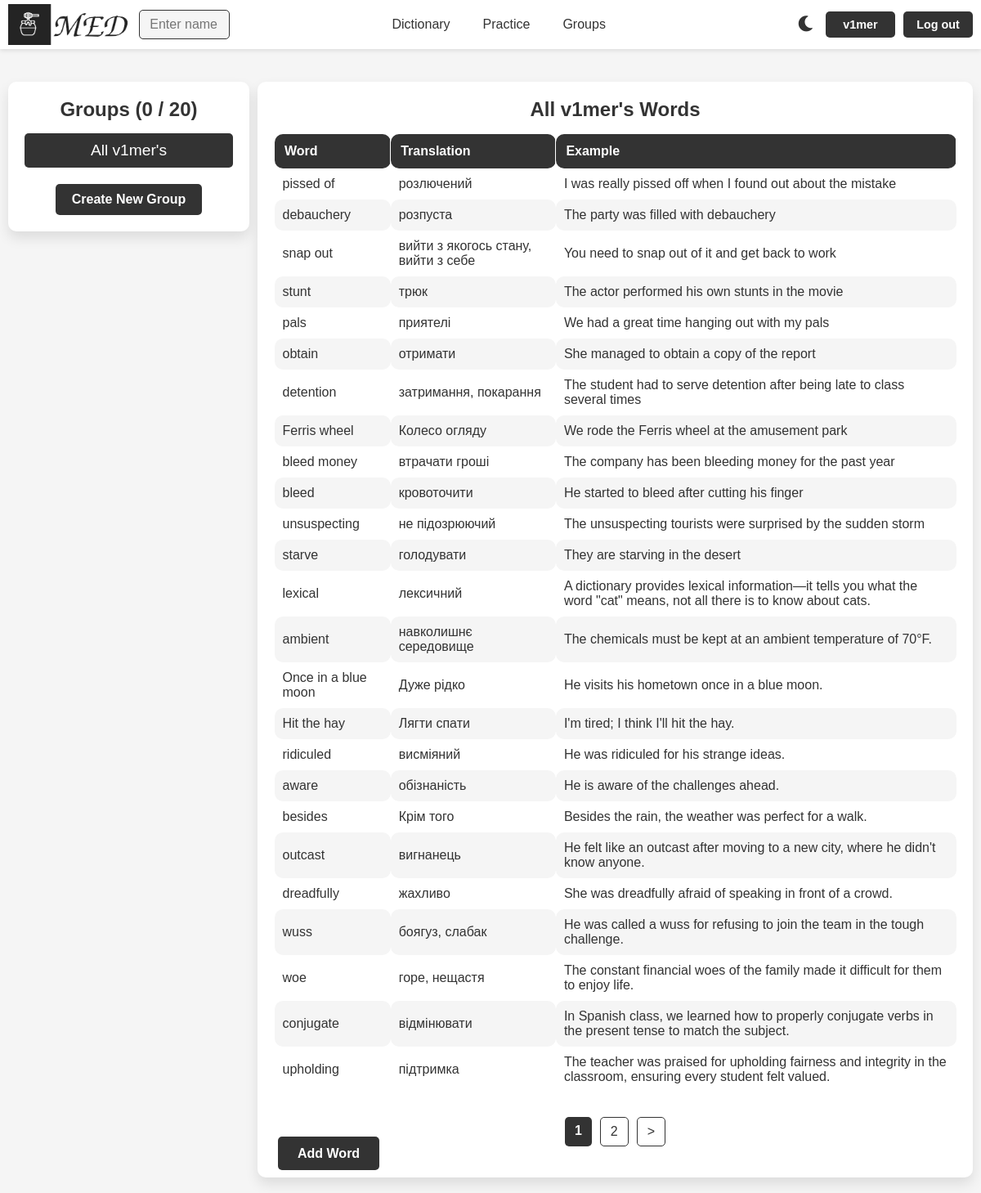
The page /groups/11/ (signed in) on the database as committed earlier.
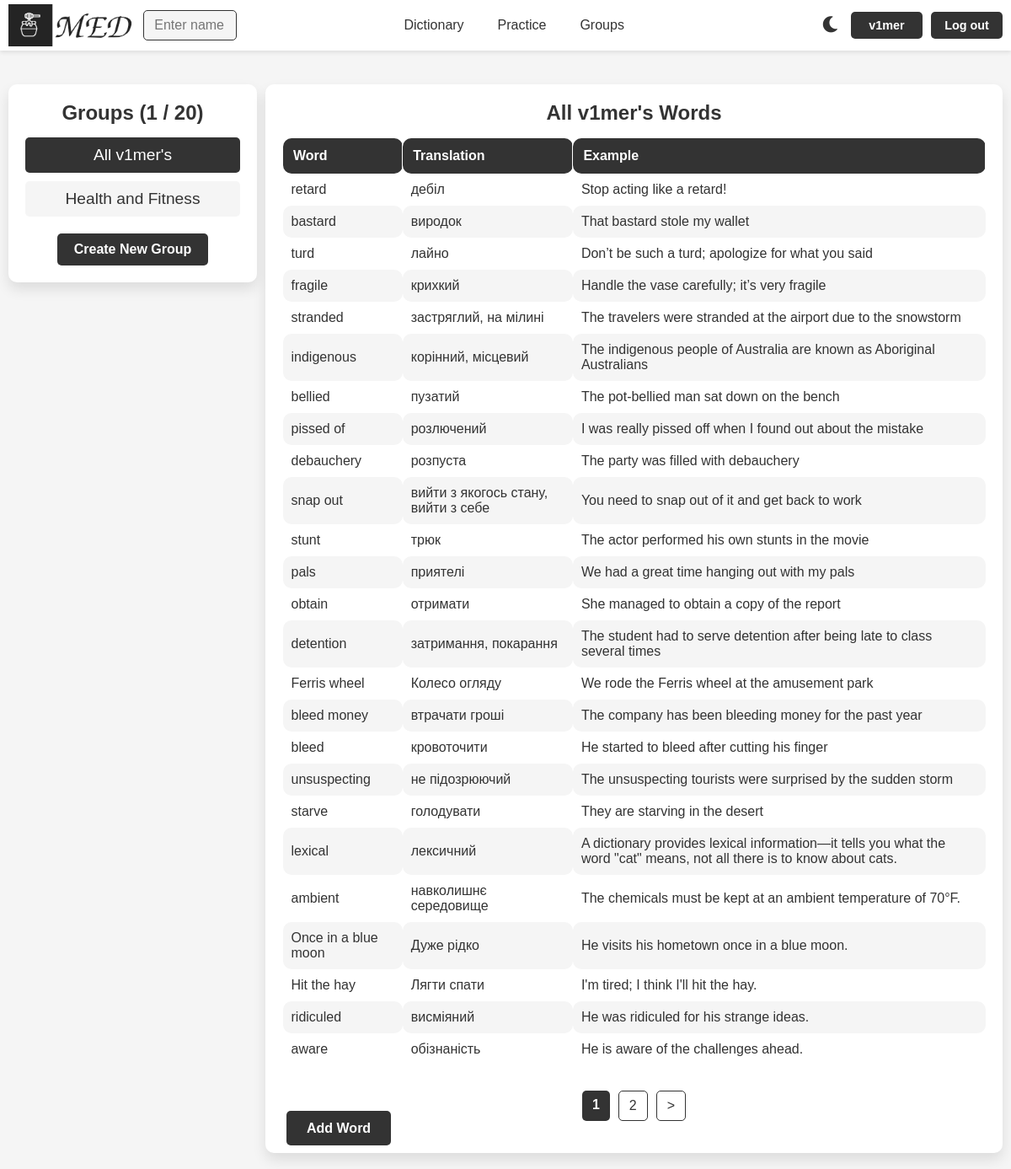
The same page on the database as committed later.
### med/models.py (models this page shows, shortened)
class WordGroup(models.Model):
    name = models.CharField(max_length=100)
    words = models.ManyToManyField(Word, blank=True)
    user = models.ForeignKey(User, on_delete=models.CASCADE)
    is_main = models.BooleanField(verbose_name='main', default=False)
    uses_users = models.ManyToManyField(User, blank=True, related_name='uses_of_group')
    class Meta:
        ordering = ['name']
        indexes = [
            models.Index(fields=['name'])
        ]

class Word(models.Model):
    TYPE_CHOICES = [
        ('noun', 'Noun'),
        ('verb', 'Verb'),
        ('adjective', 'Adjective'),
        ('adverb', 'Adverb'),
        ('pronoun', 'Pronoun'),
        ('phrasal verb', 'Phrasal verb'),
        ('other', 'Other')
    ]
    word = models.CharField(max_length=100)
    translation = models.CharField(max_length=100)
    example = models.TextField(blank=True)
    time_create = models.DateTimeField(auto_now_add=True)
    time_update = models.DateTimeField(auto_now=True)
    user = models.ForeignKey(User, on_delete=models.CASCADE)
    is_favourite = models.BooleanField(default=False)
    word_type = models.CharField(max_length=20, choices=TYPE_CHOICES, default='other')
    class Meta:
        ordering = ['-time_create', 'word']
        indexes = [
            models.Index(fields=['-time_create'])
        ]

### med/views.py (the view, shortened to what this page needs)
# urls.py: path('groups/<int:group_id>/', views.GroupWordsView.as_view(), name='group_words'),
class GroupWordsView(BaseGroupView):
    model = Word
    context_object_name = 'words'
    paginate_by = 25
    def dispatch(self, request, *args, **kwargs):
        group_id = self.kwargs.get('group_id')
        group = get_object_or_404(WordGroup, id=group_id)
        if request.user != group.user and request.user not in group.uses_users.all():
            return HttpResponseRedirect(reverse('groups'))
        return super().dispatch(request, *args, **kwargs)
    def get_context_data(self, **kwargs):
        context = self.get_common_context(**kwargs)
        group_id = self.kwargs.get('group_id')
        group = get_object_or_404(WordGroup, id=group_id)
        is_my_group = group.user == self.request.user
        context.update({
            'is_my_group': is_my_group,
            'is_uses': not is_my_group and group.uses_users.filter(id=self.request.user.id).exists(),
            'title': "Groups",
            'title1': f"{group.name} Words ({group.user.username})" if not is_my_group else f"{group.name} Words",
            'is_main': group.is_main,
            'group_id': group_id,
            'is_group': True,
            'words_f_g': True,
        })
        return context
    def get_queryset(self):
        group_id = self.kwargs.get('group_id')
        group = get_object_or_404(WordGroup, id=group_id)
        return group.words.all()

### med/views.py (called while the page is built)
    def get_common_context(self, **kwargs):
        context = super().get_context_data(**kwargs)
        context['groups'] = WordGroup.objects.filter(user=self.request.user).order_by('-is_main', 'name')
        context['used_groups'] = WordGroup.objects.filter(uses_users=self.request.user)
        context['len_groups'] = max(context['groups'].count() + context['used_groups'].count() - 1, 0)
        context['max_group_count'] = MAX_GROUP_COUNT if self.request.user.username != 'grouper' else 100
        return context

### med/templates/med/groups.html (shortened to what this page needs)
{% extends "base.html" %}
{% load static %}
{% block content %}
<div class="group-container">
    <div class="group-list">
        <h2>{{ title }} ({{ len_groups }} / {{ max_group_count }}) </h2>
        <div class="group-blocks">
            {% for group in groups %}
            {% if group.id == group_id %}
                <div class="group-block group-block-selected">
                    <p>{{ group.name }}</p>
                </div>
            {% else %}
                <a href="{% url 'group_words' group.id %}">
                    <div class="group-block">
                        <p>{{ group.name }}</p>
                    </div>
                </a>
            {% endif %}
            {% endfor %}
            {% for group in used_groups %}
            {% if group.id == group_id %}
                <div class="group-block group-block-selected">
                    <p>{{ group.name }}</p>
                </div>
            {% else %}
                <a href="{% url 'group_words' group.id %}">
                    <div class="group-block">
                        <p>{{ group.name }}</p>
                    </div>
                </a>
            {% endif %}
            {% endfor %}
        </div>
        {% if len_groups < max_group_count %}
            <a href="{% url 'create_group' %}" class="buttons">Create New Group</a>
        {% endif %}
    </div>
    <div class="word-list-container">
        <h2>{{ title1 }}</h2>
        {% if is_group %}
        {% if words %}
            <table class="word_table group-table">
                <thead>
                    <tr>
                        <th>Word</th>
                        <th>Translation</th>
                        <th>Example</th>
                    </tr>
                </thead>
                <tbody>
                    {% for word in words %}
                        <tr>
                            <td>{{ word.word }}</td>
                            <td>{{ word.translation }}</td>
                            <td>{{ word.example }}</td>
                        </tr>
                    {% endfor %}
                </tbody>
            </table>
        {% else %}
            <p>No words in this group.</p>
        {% endif %}
        {% endif %}
        {% if is_group %}
        {% if paginator.num_pages > 1 %}
        <nav class="list-pages">
            <ul>
                {% for p in paginator.page_range %}
                    {% if page_obj.number == p %}
                    <li class="page-num page-num-selected">{{ p }}</li>
                    {% elif p >= page_obj.number|add:-2 and p <= page_obj.number|add:2 %}
                    <li class="page-num"><a href="?page={{ p }}">{{ p }}</a></li>
                    {% endif %}
                {% endfor %}
                {% if page_obj.has_next %}
                <li class="page-num">
                    <a href="?page={{ page_obj.next_page_number }}">&gt;</a>
                </li>
                {% endif %}
            </ul>
        </nav>
        {% endif %}
        {% if not is_uses %}
        <div class="buttons groups-buttons">
            <div class="add_word">
                {% if is_main %}
                <a href="{% url 'addword' %}" class="add-word-button">Add Word</a>
                {% else %}
                <a href="{% url 'words' request.user.username %}" class="add-word-button">Add Word</a>
                <a href="#" class="add-word-button" onclick="deleteSelectedWords(); return false;">Delete Selected</a>
                {% endif %}
            </div>
        </div>
        {% endif %}
        </div>
        {% endif %}
    </div>
</div>
{% endblock %}

Rows that differ between the two databases and show on the page:
no longer on this page (row unchanged): Word: word "besides", translation "Крім того", example "Besides the rain, the weather was perfect for a walk."
no longer on this page (row edited): Word: word "outcast", translation "вигнанець", example "He felt like an outcast after moving to a new city, where he didn't know anyone."
no longer on this page (row unchanged): Word: word "dreadfully", translation "жахливо", example "She was dreadfully afraid of speaking in front of a crowd."
no longer on this page (row unchanged): Word: word "wuss", translation "боягуз, слабак", example "He was called a wuss for refusing to join the team in the tough challenge."
no longer on this page (row unchanged): Word: word "woe", translation "горе, нещастя", example "The constant financial woes of the family made it difficult for them to enjoy life."
no longer on this page (row unchanged): Word: word "conjugate", translation "відмінювати", example "In Spanish class, we learned how to properly conjugate verbs in the present tense to match the subject."
no longer on this page (row unchanged): Word: word "upholding", translation "підтримка", example "The teacher was praised for upholding fairness and integrity in the classroom, ensuring every student felt valued."
now on this page (row unchanged): WordGroup: name "Health and Fitness"
added Word: word "retard", translation "дебіл", example "Stop acting like a retard!"
added Word: word "bastard", translation "виродок", example "That bastard stole my wallet"
added Word: word "turd", translation "лайно", example "Don’t be such a turd; apologize for what you said"
added Word: word "fragile", translation "крихкий", example "Handle the vase carefully; it’s very fragile"
added Word: word "stranded", translation "застряглий, на мілині", example "The travelers were stranded at the airport due to the snowstorm"
added Word: word "indigenous", translation "корінний, місцевий", example "The indigenous people of Australia are known as Aboriginal Australians"
added Word: word "bellied", translation "пузатий", example "The pot-bellied man sat down on the bench"
Other text that changed with them:
{{ len_groups }}: "0" → "1"
